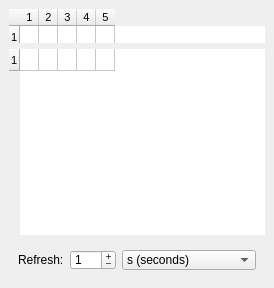
<?xml version="1.0" encoding="UTF-8"?>
<ui version="4.0">
 <class>Form</class>
 <widget class="QWidget" name="Form">
  <property name="geometry">
   <rect>
    <x>0</x>
    <y>0</y>
    <width>268</width>
    <height>288</height>
   </rect>
  </property>
  <property name="sizePolicy">
   <sizepolicy hsizetype="Maximum" vsizetype="MinimumExpanding">
    <horstretch>0</horstretch>
    <verstretch>0</verstretch>
   </sizepolicy>
  </property>
  <property name="windowTitle">
   <string>Form</string>
  </property>
  <layout class="QVBoxLayout" name="verticalLayout_2">
   <property name="spacing">
    <number>0</number>
   </property>
   <property name="leftMargin">
    <number>0</number>
   </property>
   <property name="topMargin">
    <number>0</number>
   </property>
   <property name="rightMargin">
    <number>0</number>
   </property>
   <property name="bottomMargin">
    <number>0</number>
   </property>
   <item>
    <widget class="QWidget" name="wgt_tblPpgCores" native="true">
     <layout class="QVBoxLayout" name="verticalLayout">
      <item>
       <widget class="QTableWidget" name="tblPkg">
        <property name="sizePolicy">
         <sizepolicy hsizetype="Maximum" vsizetype="Fixed">
          <horstretch>0</horstretch>
          <verstretch>0</verstretch>
         </sizepolicy>
        </property>
        <property name="minimumSize">
         <size>
          <width>0</width>
          <height>20</height>
         </size>
        </property>
        <property name="maximumSize">
         <size>
          <width>16777215</width>
          <height>40</height>
         </size>
        </property>
        <property name="font">
         <font>
          <pointsize>8</pointsize>
         </font>
        </property>
        <property name="frameShape">
         <enum>QFrame::NoFrame</enum>
        </property>
        <property name="frameShadow">
         <enum>QFrame::Plain</enum>
        </property>
        <property name="lineWidth">
         <number>0</number>
        </property>
        <property name="verticalScrollBarPolicy">
         <enum>Qt::ScrollBarAlwaysOff</enum>
        </property>
        <property name="horizontalScrollBarPolicy">
         <enum>Qt::ScrollBarAlwaysOff</enum>
        </property>
        <property name="autoScroll">
         <bool>false</bool>
        </property>
        <property name="editTriggers">
         <set>QAbstractItemView::NoEditTriggers</set>
        </property>
        <property name="wordWrap">
         <bool>false</bool>
        </property>
        <property name="cornerButtonEnabled">
         <bool>false</bool>
        </property>
        <property name="rowCount">
         <number>1</number>
        </property>
        <property name="columnCount">
         <number>5</number>
        </property>
        <attribute name="horizontalHeaderVisible">
         <bool>true</bool>
        </attribute>
        <attribute name="horizontalHeaderCascadingSectionResizes">
         <bool>false</bool>
        </attribute>
        <attribute name="horizontalHeaderMinimumSectionSize">
         <number>5</number>
        </attribute>
        <attribute name="horizontalHeaderDefaultSectionSize">
         <number>10</number>
        </attribute>
        <attribute name="horizontalHeaderHighlightSections">
         <bool>false</bool>
        </attribute>
        <attribute name="verticalHeaderVisible">
         <bool>true</bool>
        </attribute>
        <attribute name="verticalHeaderDefaultSectionSize">
         <number>22</number>
        </attribute>
        <row/>
        <column/>
        <column/>
        <column/>
        <column/>
        <column/>
       </widget>
      </item>
      <item>
       <widget class="QTableWidget" name="tblCores">
        <property name="sizePolicy">
         <sizepolicy hsizetype="MinimumExpanding" vsizetype="Expanding">
          <horstretch>0</horstretch>
          <verstretch>0</verstretch>
         </sizepolicy>
        </property>
        <property name="minimumSize">
         <size>
          <width>0</width>
          <height>0</height>
         </size>
        </property>
        <property name="font">
         <font>
          <pointsize>8</pointsize>
         </font>
        </property>
        <property name="frameShape">
         <enum>QFrame::NoFrame</enum>
        </property>
        <property name="frameShadow">
         <enum>QFrame::Plain</enum>
        </property>
        <property name="lineWidth">
         <number>0</number>
        </property>
        <property name="verticalScrollBarPolicy">
         <enum>Qt::ScrollBarAlwaysOff</enum>
        </property>
        <property name="horizontalScrollBarPolicy">
         <enum>Qt::ScrollBarAlwaysOff</enum>
        </property>
        <property name="autoScroll">
         <bool>false</bool>
        </property>
        <property name="editTriggers">
         <set>QAbstractItemView::NoEditTriggers</set>
        </property>
        <property name="wordWrap">
         <bool>false</bool>
        </property>
        <property name="rowCount">
         <number>1</number>
        </property>
        <property name="columnCount">
         <number>5</number>
        </property>
        <attribute name="horizontalHeaderVisible">
         <bool>false</bool>
        </attribute>
        <attribute name="horizontalHeaderCascadingSectionResizes">
         <bool>false</bool>
        </attribute>
        <attribute name="horizontalHeaderMinimumSectionSize">
         <number>5</number>
        </attribute>
        <attribute name="horizontalHeaderDefaultSectionSize">
         <number>10</number>
        </attribute>
        <attribute name="horizontalHeaderHighlightSections">
         <bool>false</bool>
        </attribute>
        <attribute name="verticalHeaderVisible">
         <bool>true</bool>
        </attribute>
        <attribute name="verticalHeaderDefaultSectionSize">
         <number>22</number>
        </attribute>
        <row/>
        <column/>
        <column/>
        <column/>
        <column/>
        <column/>
       </widget>
      </item>
      <item>
       <widget class="QWidget" name="widget" native="true">
        <layout class="QHBoxLayout" name="horizontalLayout">
         <item>
          <widget class="QLabel" name="lblRefresh">
           <property name="text">
            <string>Refresh:</string>
           </property>
          </widget>
         </item>
         <item>
          <widget class="QDoubleSpinBox" name="spnUpdatePeriod">
           <property name="sizePolicy">
            <sizepolicy hsizetype="MinimumExpanding" vsizetype="Fixed">
             <horstretch>0</horstretch>
             <verstretch>0</verstretch>
            </sizepolicy>
           </property>
           <property name="minimumSize">
            <size>
             <width>0</width>
             <height>20</height>
            </size>
           </property>
           <property name="cursor">
            <cursorShape>ArrowCursor</cursorShape>
           </property>
           <property name="mouseTracking">
            <bool>true</bool>
           </property>
           <property name="buttonSymbols">
            <enum>QAbstractSpinBox::PlusMinus</enum>
           </property>
           <property name="accelerated">
            <bool>true</bool>
           </property>
           <property name="showGroupSeparator" stdset="0">
            <bool>false</bool>
           </property>
           <property name="suffix">
            <string/>
           </property>
           <property name="decimals">
            <number>0</number>
           </property>
           <property name="minimum">
            <double>0.000000000000000</double>
           </property>
           <property name="maximum">
            <double>60.000000000000000</double>
           </property>
           <property name="singleStep">
            <double>0.001000000000000</double>
           </property>
           <property name="stepType">
            <enum>QAbstractSpinBox::AdaptiveDecimalStepType</enum>
           </property>
           <property name="value">
            <double>1.000000000000000</double>
           </property>
          </widget>
         </item>
         <item>
          <widget class="QComboBox" name="comboBox">
           <property name="sizePolicy">
            <sizepolicy hsizetype="Fixed" vsizetype="Fixed">
             <horstretch>0</horstretch>
             <verstretch>0</verstretch>
            </sizepolicy>
           </property>
           <property name="minimumSize">
            <size>
             <width>0</width>
             <height>20</height>
            </size>
           </property>
           <item>
            <property name="text">
             <string>s (seconds)</string>
            </property>
           </item>
           <item>
            <property name="text">
             <string>ms (milli-seconds)</string>
            </property>
           </item>
           <item>
            <property name="text">
             <string>us (micro-seconds)</string>
            </property>
           </item>
           <item>
            <property name="text">
             <string>ns(nano-seconds)</string>
            </property>
           </item>
          </widget>
         </item>
        </layout>
       </widget>
      </item>
     </layout>
    </widget>
   </item>
  </layout>
 </widget>
 <resources/>
 <connections/>
</ui>
